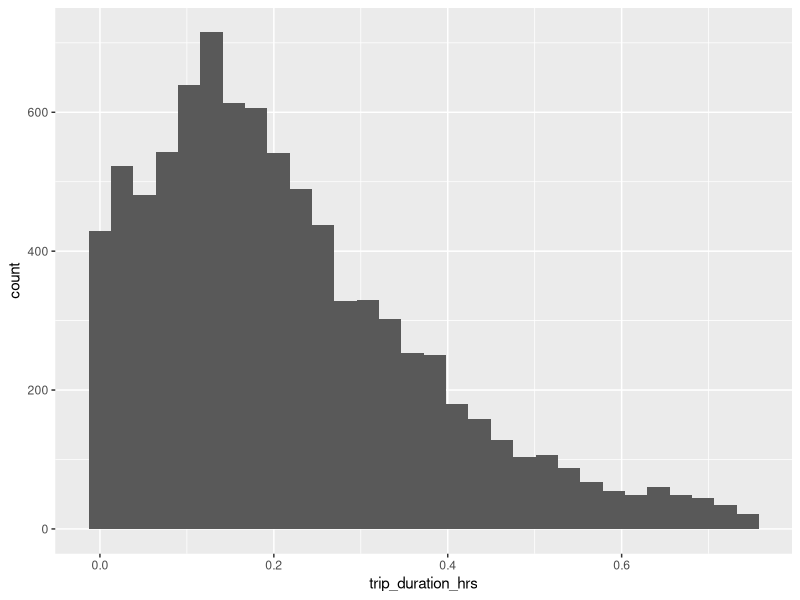
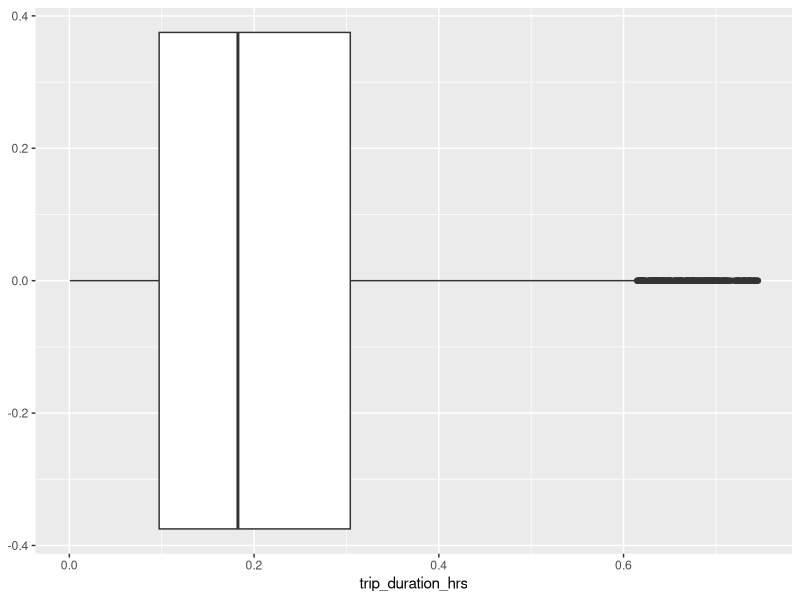
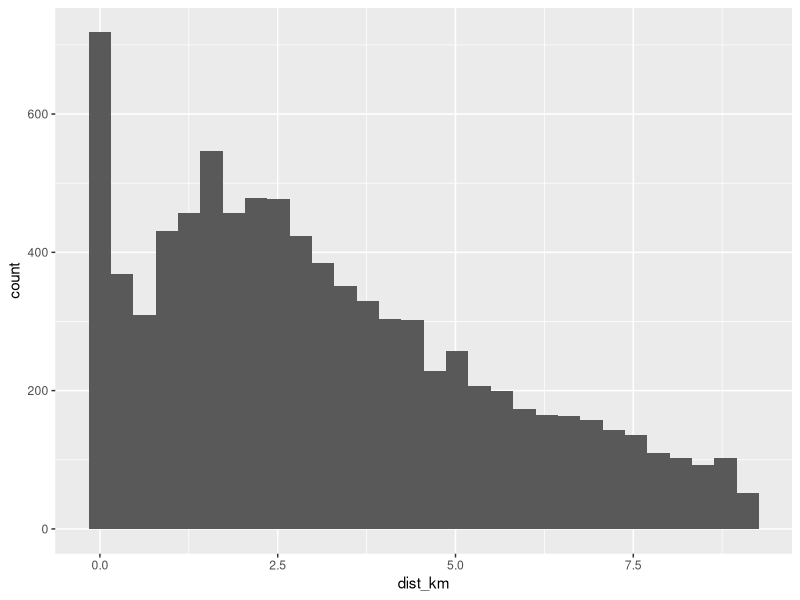
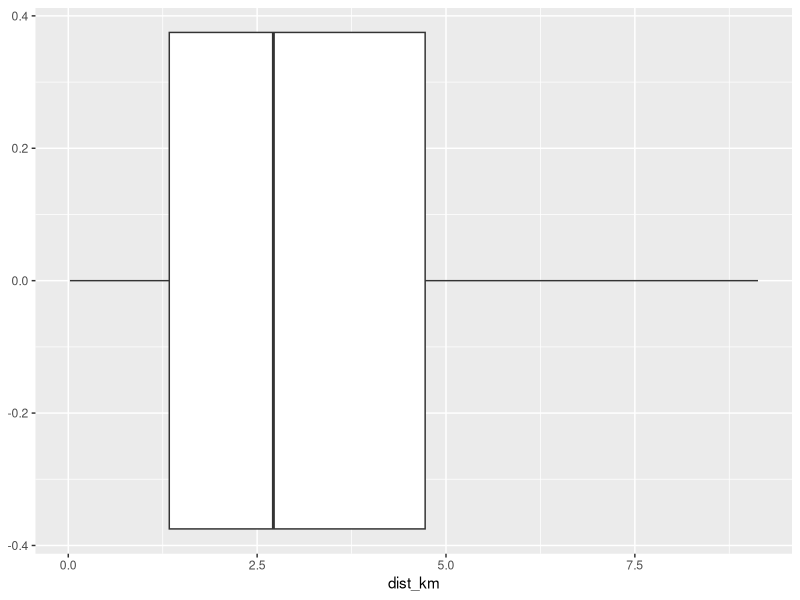
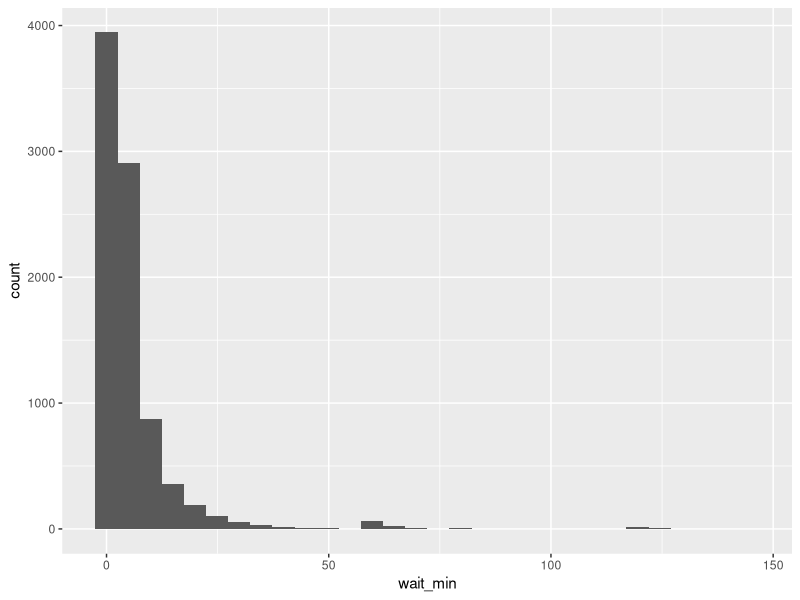
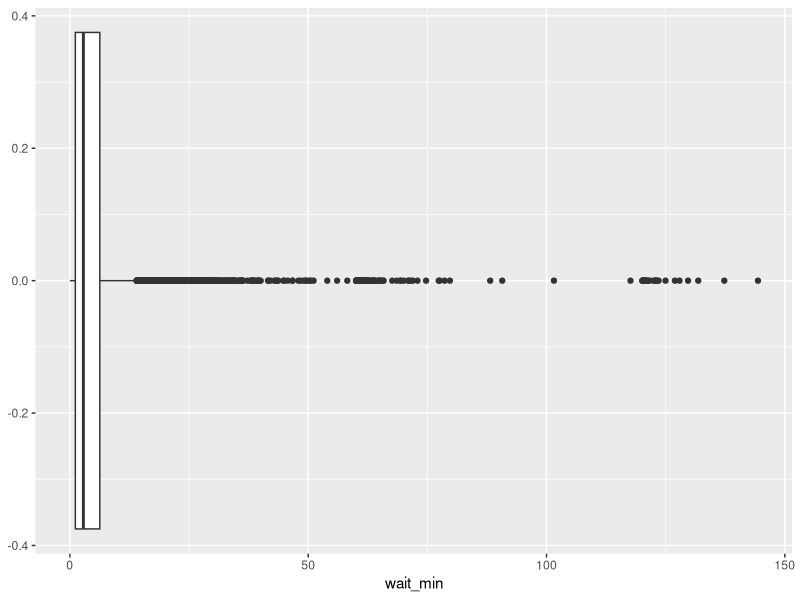

The R script that drew these images, in order: (Note: this script raises an error after producing the figures.)
library(ggplot2)
library(dplyr)


#Cargamos la base de datos de viajes en la CDMX mediante taxis o UBER
rutas.df <- read.csv("cdmx_transporte_clean.csv")
head(rutas.df)
summary(rutas.df)
dim(rutas.df)

# Primer limpieza

#Visualizamos el timepo, la distancia y tiempo de espera
ggplot(rutas.df, aes(x = trip_duration_hrs)) + geom_histogram(bins = 30)
ggplot(rutas.df, aes(x = trip_duration_hrs)) + geom_boxplot()

ggplot(rutas.df, aes(x = dist_km)) + geom_histogram(bins = 30)
ggplot(rutas.df, aes(x = dist_km)) + geom_boxplot()

ggplot(rutas.df, aes(x = wait_min)) + geom_histogram(bins = 30)
ggplot(rutas.df, aes(x = wait_min)) + geom_boxplot()

clean_time <- del.outlayers.trip_duration(rutas.df$trip_duration_hrs, rutas.df,trip_duration_hrs)

#clean_dist<-del.outlayers.dist_meters(clean_time$dist_km, clean_time, dist_km)

clean_waitsec <- del.outlayers.wait_sec(clean_time$wait_min, clean_time, wait_min)


dim(clean_waitsec);

#Visualizamos el timepo, la distancia y tiempo de espera
ggplot(clean_waitsec, aes(x = trip_duration)) + geom_histogram(bins = 30)
ggplot(clean_waitsec, aes(x = trip_duration)) + geom_boxplot()

ggplot(clean_waitsec, aes(x = dist_meters)) + geom_histogram(bins = 30)
ggplot(clean_waitsec, aes(x = dist_meters)) + geom_boxplot()

ggplot(clean_waitsec, aes(x = wait_min)) + geom_histogram(bins = 30)
ggplot(clean_waitsec, aes(x = wait_min)) + geom_boxplot()


clean_time_2 <- del.outlayers.trip_duration(clean_waitsec$trip_duration_hrs, clean_waitsec,trip_duration_hrs)
clean_dist_2 <- del.outlayers.dist_meters(clean_time_2$dist_km, clean_time_2, dist_km)
clean_waitsec_2 <- del.outlayers.wait_sec(clean_dist_2$wait_min, clean_dist_2, wait_min)


ggplot(clean_waitsec_2, aes(x = trip_duration_hrs)) + geom_histogram(bins = 30)
ggplot(clean_waitsec_2, aes(x = trip_duration_hrs)) + geom_boxplot()

ggplot(clean_waitsec_2, aes(x = dist_km)) + geom_histogram(bins = 30)
ggplot(clean_waitsec_2, aes(x = dist_km)) + geom_boxplot()

ggplot(clean_waitsec_2, aes(x = trip_duration)) + geom_histogram(bins = 30)
ggplot(clean_waitsec_2, aes(x = trip_duration)) + geom_boxplot()


clean_time_3 <- del.outlayers.trip_duration(clean_waitsec_2$trip_duration_hrs, clean_waitsec,trip_duration_hrs)
clean_dist_3 <- del.outlayers.dist_meters(clean_time_3$dist_km, clean_time_3, dist_km)
clean_waitsec_3 <- del.outlayers.wait_sec(clean_dist_3$wait_min, clean_dist_3, wait_min)
dim(clean_waitsec_3)

ggplot(clean_waitsec_3, aes(x = trip_duration_hrs)) + geom_histogram(bins = 30)
ggplot(clean_waitsec_3, aes(x = trip_duration_hrs)) + geom_boxplot()

ggplot(clean_waitsec_3, aes(x = dist_km)) + geom_histogram(bins = 30)
ggplot(clean_waitsec_3, aes(x = dist_km)) + geom_boxplot()

ggplot(clean_waitsec_3, aes(x = trip_duration)) + geom_histogram(bins = 30)
ggplot(clean_waitsec_3, aes(x = trip_duration)) + geom_boxplot()


clean_dist_4 <- del.outlayers.dist_meters(clean_waitsec_3$dist_km, clean_waitsec_3, dist_km)
dim(clean_dist_4)

ggplot(clean_dist_4, aes(x = trip_duration_hrs)) + geom_histogram(bins = 30)
ggplot(clean_dist_4, aes(x = trip_duration_hrs)) + geom_boxplot()

ggplot(clean_dist_4, aes(x = dist_km)) + geom_histogram(bins = 30)
ggplot(clean_dist_4, aes(x = dist_km)) + geom_boxplot()

ggplot(clean_dist_4, aes(x = trip_duration)) + geom_histogram(bins = 30)
ggplot(clean_dist_4, aes(x = trip_duration)) + geom_boxplot()


clean_time_5 <- del.outlayers.trip_duration(clean_dist_4$trip_duration_hrs, clean_dist_4,trip_duration_hrs)
clean_waitsec_5 <- del.outlayers.wait_sec(clean_time_5$wait_min, clean_time_5, wait_min)
dim(clean_waitsec_3)

ggplot(clean_waitsec_5, aes(x = trip_duration_hrs)) + geom_histogram(bins = 30)
ggplot(clean_waitsec_5, aes(x = trip_duration_hrs)) + geom_boxplot()

ggplot(clean_waitsec_5, aes(x = dist_km)) + geom_histogram(bins = 30)
ggplot(clean_waitsec_5, aes(x = dist_km)) + geom_boxplot()

ggplot(clean_waitsec_5, aes(x = trip_duration)) + geom_histogram(bins = 30)
ggplot(clean_waitsec_5, aes(x = trip_duration)) + geom_boxplot()


clean_time_6 <- del.outlayers.trip_duration(clean_waitsec_5$trip_duration_hrs, clean_waitsec_5,trip_duration_hrs)
dim(clean_waitsec_3)

ggplot(clean_time_6, aes(x = trip_duration_hrs)) + geom_histogram(bins = 30)
ggplot(clean_time_6, aes(x = trip_duration_hrs)) + geom_boxplot()

ggplot(clean_time_6, aes(x = dist_km)) + geom_histogram(bins = 30)
ggplot(clean_time_6, aes(x = dist_km)) + geom_boxplot()

ggplot(clean_time_6, aes(x = trip_duration)) + geom_histogram(bins = 30)
ggplot(clean_time_6, aes(x = trip_duration)) + geom_boxplot()

write.csv(clean_time_6, "cdmx_transporte_clean3.csv")

a<-read.csv("cdmx_transporte_clean3.csv")

#Visualizamos el timepo, la distancia y tiempo de espera
ggplot(a, aes(x = trip_duration_hrs)) + geom_histogram(bins = 30)
ggplot(a, aes(x = trip_duration_hrs)) + geom_boxplot()

ggplot(a, aes(x = dist_meters)) + geom_histogram(bins = 30)
ggplot(a, aes(x = dist_meters)) + geom_boxplot()

ggplot(a, aes(x = trip_duration)) + geom_histogram(bins = 30)
ggplot(a, aes(x = trip_duration)) + geom_boxplot()


